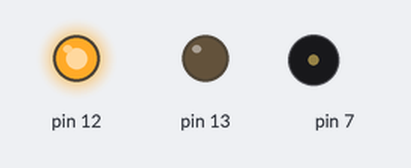
A sketch run on a simulated Arduino Uno, built with avr-gcc and run on an emulated ATmega328P. On the bench: output pins drawn as LEDs (lit = HIGH), buzzer (waves = sounding).

Above: at 0.6 s.
At 2.25 s:
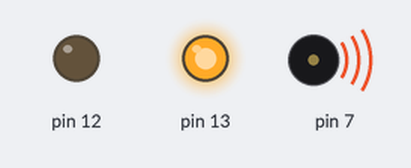
Timing chart, 0 to 3.0 s (numbered marks = the images above):
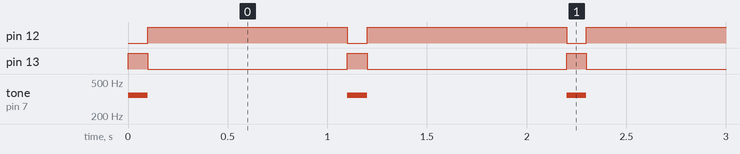

The sketch:

Circuit.ino
```cpp
// C++ code
//
void setup()
{
 pinMode(13, OUTPUT);
  pinMode(12, OUTPUT);
  pinMode(7, OUTPUT);
}

void loop()
{
  digitalWrite(13, HIGH);
  digitalWrite(12, LOW);
  tone(7, 350);
  delay(100);
  digitalWrite(13, LOW);
  digitalWrite(12, HIGH);
  noTone(7);
  delay(1000);
}
```

Measured:
- by itself, pin 12: alternates HIGH for 1.0 s and LOW for 0.10 s
- by itself, pin 13: alternates HIGH for 0.10 s and LOW for 1.0 s
- by itself, tone on pin 7: alternates 350 Hz for 0.10 s and silent for 1.0 s
